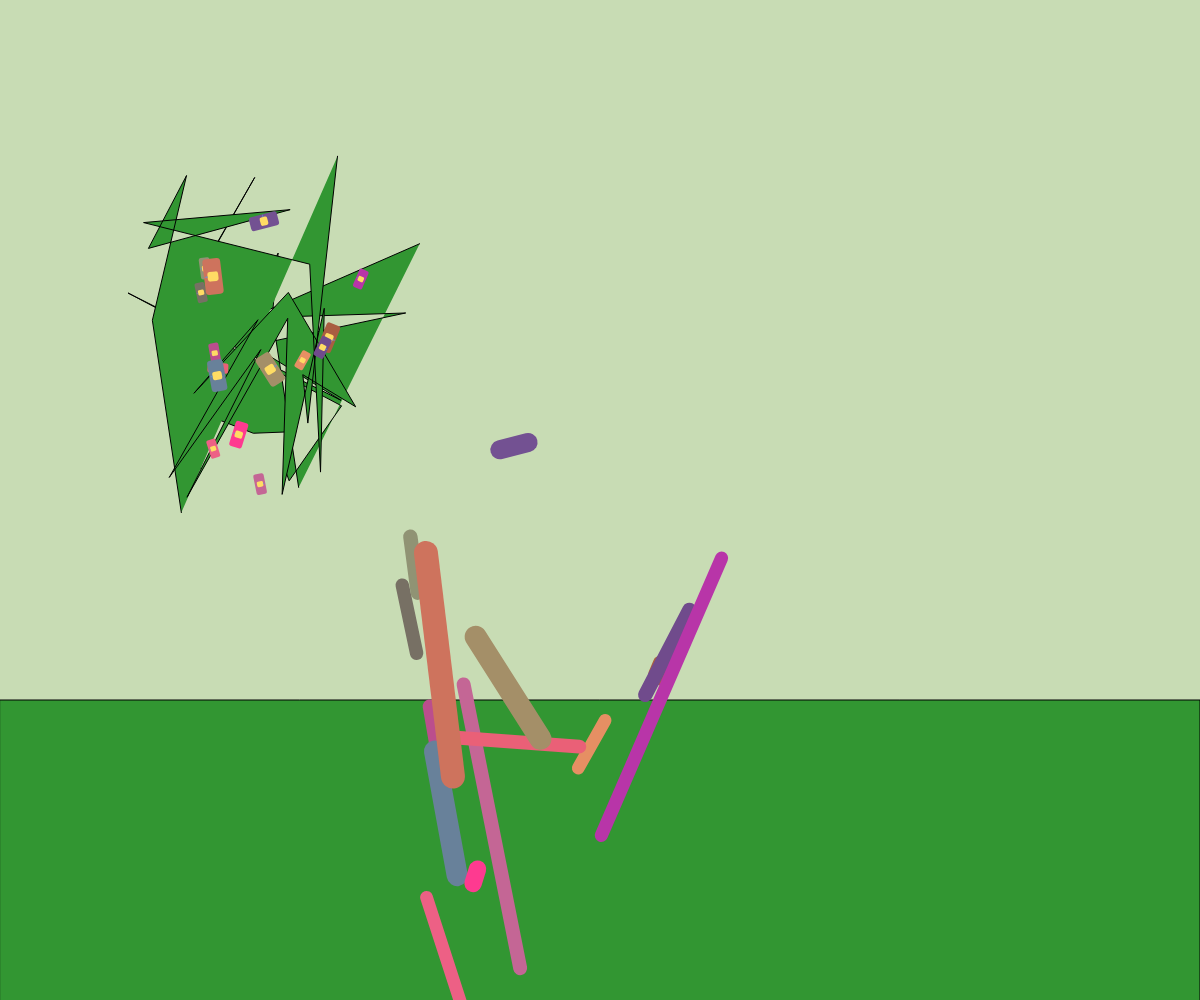
Frame 1 (no input)
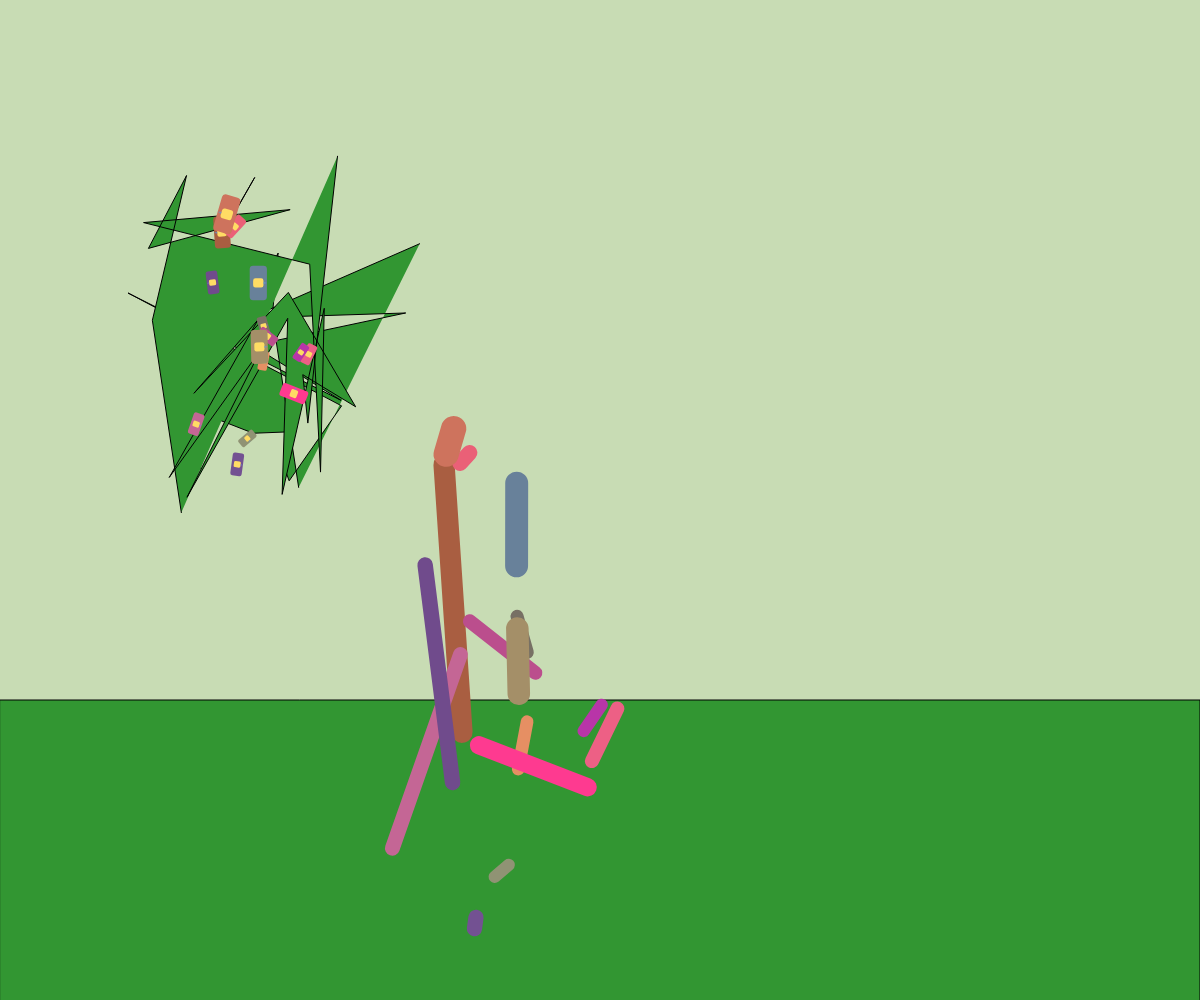
Frame 60 (no input)
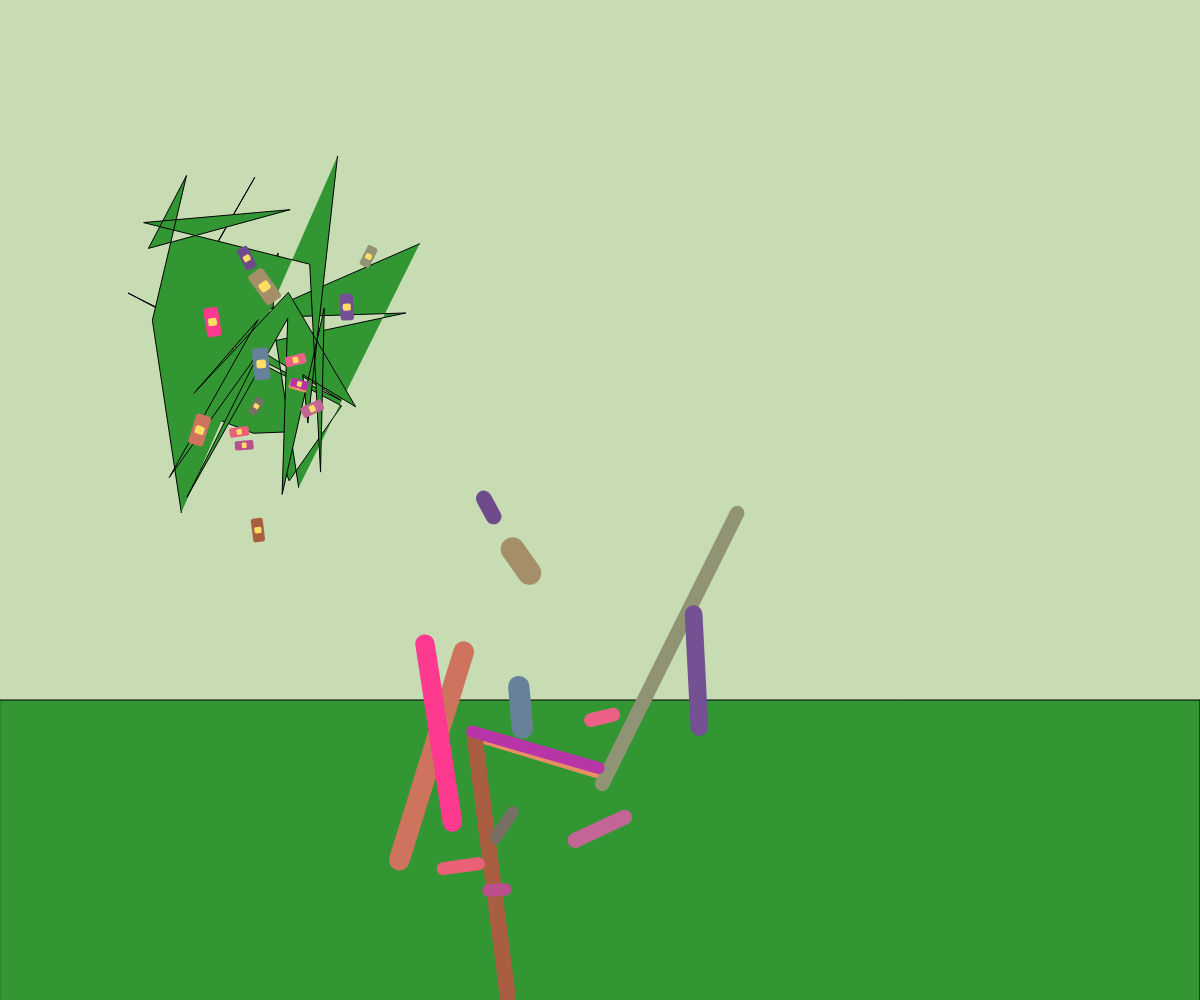
Frame 120 (the mouse pressed at the canvas centre since frame 60)

The p5.js sketch that drew these frames (run headless with seeded random() and noise() and a simulated clock; from frame 60 on, the mouse is pressed at the canvas centre):

// p5.js sketch
// ── sketch.js
let roadPoints = [];
let numPoints = 8;
let cars = [];
let trackWidth = 60;
let maxCars = 15;

function setup() {
  createCanvas(windowWidth, windowHeight);
  
  // Create winding road path
  let startX = width * 0.2;
  let startY = height * 0.5;
  
  roadPoints.push(createVector(startX, startY));
  
  for (let i = 0; i < numPoints; i++) {
    let prev = roadPoints[i];
    let angle = random(TWO_PI);
    let dist = random(150, 300);
    let newX = prev.x + cos(angle) * dist;
    let newY = prev.y + sin(angle) * dist;
    
    // Keep within bounds
    newX = constrain(newX, width * 0.1, width * 0.9);
    newY = constrain(newY, height * 0.2, height * 0.8);
    
    roadPoints.push(createVector(newX, newY));
  }
  
  // Initialize cars at various positions along the track
  for (let i = 0; i < maxCars; i++) {
    cars.push({
      t: random(0, 1),
      speed: random(0.5, 2.5),
      color: color(random(100, 255), random(50, 150), random(50, 200)),
      size: random(8, 15)
    });
  }
}

function draw() {
  background(200, 220, 180);
  
  // Draw green landscape
  fill(50, 150, 50);
  rect(0, height * 0.7, width, height);
  
  // Draw the road
  drawRoad();
  
  // Update and draw cars
  for (let car of cars) {
    car.t += car.speed * 0.002;
    if (car.t > 1) car.t -= 1;
    
    let pos = getPointOnPath(car.t);
    let nextPos = getPointOnPath(car.t + 0.01);
    let angle = p5.Vector.dist(pos, nextPos);
    
    drawCar(pos.x, pos.y, car.size, car.color, angle, car.t);
  }
}

function drawRoad() {
  // Draw road ribbon with width
  let detail = 20;
  
  beginShape();
  for (let i = 0; i <= detail; i++) {
    let t = i / detail;
    let point = getPointOnPath(t);
    let tangent = getTangent(t);
    
    // Offset perpendicular to tangent for road width
    let perp = createVector(-tangent.y, tangent.x);
    let offset = p5.Vector.mult(perp, trackWidth);
    
    let left = p5.Vector.add(point, offset);
    let right = p5.Vector.sub(point, offset);
    
    vertex(left.x, left.y);
  }
  endShape();
  
  beginShape();
  for (let i = detail; i >= 0; i--) {
    let t = i / detail;
    let point = getPointOnPath(t);
    let tangent = getTangent(t);
    
    let perp = createVector(-tangent.y, tangent.x);
    let offset = p5.Vector.mult(perp, trackWidth);
    
    let left = p5.Vector.add(point, offset);
    let right = p5.Vector.sub(point, offset);
    
    vertex(right.x, right.y);
  }
  endShape();
}

function getPointOnPath(t) {
  t = constrain(t, 0, 1);
  let segment = t * numPoints;
  let segIndex = floor(segment) % roadPoints.length;
  let localT = segment - floor(segment);
  
  let p0 = roadPoints[segIndex];
  let p1 = roadPoints[(segIndex + 1) % roadPoints.length];
  let p2 = roadPoints[(segIndex + 2) % roadPoints.length];
  let p3 = roadPoints[(segIndex + 3) % roadPoints.length];
  
  // Cubic Bezier interpolation
  let u = 1 - localT;
  let tt = u * u * u;
  let uu = 3 * u * u * localT;
  let uuua = 3 * u * localT * localT;
  let uuu = localT * localT * localT;
  
  let x = tt * p0.x + uu * p1.x + uuua * p2.x + uuu * p3.x;
  let y = tt * p0.y + uu * p1.y + uuua * p2.y + uuu * p3.y;
  
  return createVector(x, y);
}

function getTangent(t) {
  let delta = 0.01;
  let p1 = getPointOnPath(t - delta);
  let p2 = getPointOnPath(t + delta);
  let tangent = p5.Vector.sub(p2, p1);
  tangent.normalize();
  return tangent;
}

function drawCar(x, y, size, col, angle, t) {
  push();
  translate(x, y);
  
  // Perspective scaling
  let perspective = map(y, 0, height, 1, 0.3);
  let scaledSize = size * perspective;
  
  // Motion blur trail
  let prevT = max(t - 0.1, 0);
  let prevPos = getPointOnPath(prevT);
  let trailWeight = 2 * scaledSize;
  stroke(col);
  strokeWeight(trailWeight);
  line(prevPos.x, prevPos.y, x, y);
  
  // Car body
  noStroke();
  fill(col);
  let bodyLength = scaledSize * 3;
  let bodyHeight = scaledSize * 1.5;
  let angleRad = atan2(y - prevPos.y, x - prevPos.x);
  rotate(angleRad);
  
  rectMode(CENTER);
  rect(0, 0, bodyLength, bodyHeight, scaledSize * 0.3);
  
  // Driver area
  fill(255, 220, 100);
  rect(0, 0, scaledSize * 0.8, bodyHeight * 0.6, scaledSize * 0.2);
  
  // Windshield
  fill(100, 150, 220, 180);
  beginShape();
  vertex(-scaledSize * 0.4, -bodyHeight * 0.3);
  vertex(-scaledSize * 0.1, -bodyHeight * 0.3);
  vertex(0, -bodyHeight * 0.5);
  vertex(scaledSize * 0.1, -bodyHeight * 0.3);
  vertex(scaledSize * 0.4, -bodyHeight * 0.3);
  endShape(CLOSE);
  
  pop();
}

function windowResized() {
  resizeCanvas(windowWidth, windowHeight);
}

function mousePressed() {
  // Optional: Add a new car on click
  if (frameCount % 100 < 5) {
    let t = random(0, 1);
    let pos = getPointOnPath(t);
    cars.push({
      t: t,
      speed: random(0.5, 2.5),
      color: color(random(100, 255), random(50, 150), random(50, 200)),
      size: random(8, 15)
    });
    
    // Keep car count capped
    if (cars.length > maxCars) {
      cars.splice(0, cars.length - maxCars);
    }
  }
}
